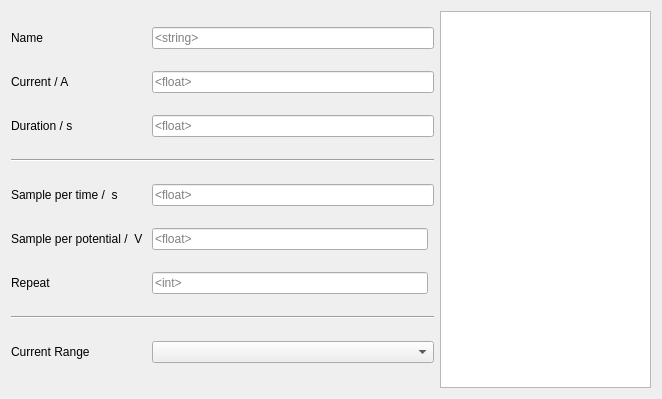
<?xml version="1.0" encoding="UTF-8"?>
<ui version="4.0">
 <class>Form</class>
 <widget class="QWidget" name="Form">
  <property name="geometry">
   <rect>
    <x>0</x>
    <y>0</y>
    <width>662</width>
    <height>399</height>
   </rect>
  </property>
  <property name="sizePolicy">
   <sizepolicy hsizetype="Fixed" vsizetype="Maximum">
    <horstretch>0</horstretch>
    <verstretch>0</verstretch>
   </sizepolicy>
  </property>
  <property name="windowTitle">
   <string>Form</string>
  </property>
  <layout class="QHBoxLayout" name="horizontalLayout" stretch="2,1">
   <property name="sizeConstraint">
    <enum>QLayout::SetMaximumSize</enum>
   </property>
   <item>
    <layout class="QGridLayout" name="gridLayout">
     <item row="4" column="1" colspan="2">
      <widget class="QLineEdit" name="lineEditSampleTime">
       <property name="placeholderText">
        <string>&lt;float&gt;</string>
       </property>
      </widget>
     </item>
     <item row="2" column="1" colspan="2">
      <widget class="QLineEdit" name="lineEditDuration">
       <property name="placeholderText">
        <string>&lt;float&gt;</string>
       </property>
      </widget>
     </item>
     <item row="3" column="0" colspan="3">
      <widget class="Line" name="line_2">
       <property name="orientation">
        <enum>Qt::Horizontal</enum>
       </property>
      </widget>
     </item>
     <item row="1" column="1" colspan="2">
      <widget class="QLineEdit" name="lineEditCurrent">
       <property name="placeholderText">
        <string>&lt;float&gt;</string>
       </property>
      </widget>
     </item>
     <item row="0" column="1" colspan="2">
      <widget class="QLineEdit" name="lineEditName">
       <property name="placeholderText">
        <string>&lt;string&gt;</string>
       </property>
      </widget>
     </item>
     <item row="0" column="0">
      <widget class="QLabel" name="labelName">
       <property name="text">
        <string>Name</string>
       </property>
      </widget>
     </item>
     <item row="8" column="0">
      <widget class="QLabel" name="labelCR">
       <property name="text">
        <string>Current Range</string>
       </property>
      </widget>
     </item>
     <item row="8" column="1" colspan="2">
      <widget class="QComboBox" name="comboBoxCR"/>
     </item>
     <item row="7" column="0" colspan="3">
      <widget class="Line" name="line">
       <property name="orientation">
        <enum>Qt::Horizontal</enum>
       </property>
      </widget>
     </item>
     <item row="5" column="0">
      <widget class="QLabel" name="labelSampleCurrent">
       <property name="text">
        <string>Sample per potential /  V </string>
       </property>
      </widget>
     </item>
     <item row="5" column="1">
      <widget class="QLineEdit" name="lineEditSampleCurrent">
       <property name="placeholderText">
        <string>&lt;float&gt;</string>
       </property>
      </widget>
     </item>
     <item row="4" column="0">
      <widget class="QLabel" name="labelSampleTime">
       <property name="text">
        <string>Sample per time /  s </string>
       </property>
      </widget>
     </item>
     <item row="2" column="0">
      <widget class="QLabel" name="label_2">
       <property name="text">
        <string>Duration / s</string>
       </property>
      </widget>
     </item>
     <item row="1" column="0">
      <widget class="QLabel" name="label">
       <property name="text">
        <string>Current / A</string>
       </property>
      </widget>
     </item>
     <item row="6" column="0">
      <widget class="QLabel" name="labelSampleRepeat">
       <property name="text">
        <string>Repeat</string>
       </property>
      </widget>
     </item>
     <item row="6" column="1">
      <widget class="QLineEdit" name="lineEditSampleRepeat">
       <property name="placeholderText">
        <string>&lt;int&gt;</string>
       </property>
      </widget>
     </item>
    </layout>
   </item>
   <item>
    <widget class="QPlainTextEdit" name="plainTextEdit"/>
   </item>
  </layout>
 </widget>
 <resources/>
 <connections/>
</ui>
